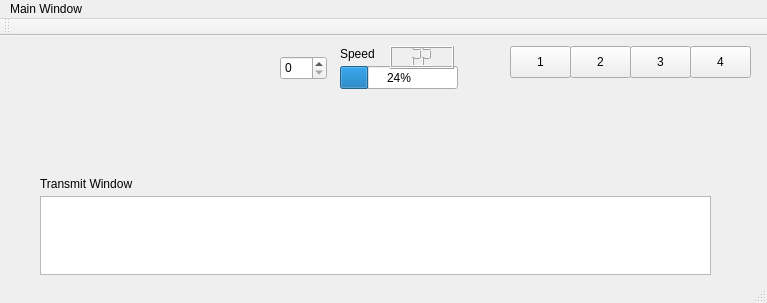
<?xml version="1.0" encoding="UTF-8"?>
<ui version="4.0">
 <class>MainWindow</class>
 <widget class="QMainWindow" name="MainWindow">
  <property name="geometry">
   <rect>
    <x>0</x>
    <y>0</y>
    <width>767</width>
    <height>303</height>
   </rect>
  </property>
  <property name="windowTitle">
   <string>MainWindow</string>
  </property>
  <widget class="QWidget" name="centralWidget">
   <widget class="QPushButton" name="message_1">
    <property name="geometry">
     <rect>
      <x>510</x>
      <y>10</y>
      <width>61</width>
      <height>32</height>
     </rect>
    </property>
    <property name="text">
     <string>1</string>
    </property>
   </widget>
   <widget class="QPushButton" name="message_2">
    <property name="geometry">
     <rect>
      <x>570</x>
      <y>10</y>
      <width>61</width>
      <height>32</height>
     </rect>
    </property>
    <property name="text">
     <string>2</string>
    </property>
   </widget>
   <widget class="QPushButton" name="message_3">
    <property name="geometry">
     <rect>
      <x>630</x>
      <y>10</y>
      <width>61</width>
      <height>32</height>
     </rect>
    </property>
    <property name="text">
     <string>3</string>
    </property>
   </widget>
   <widget class="QPushButton" name="message_4">
    <property name="geometry">
     <rect>
      <x>690</x>
      <y>10</y>
      <width>61</width>
      <height>32</height>
     </rect>
    </property>
    <property name="text">
     <string>4</string>
    </property>
   </widget>
   <widget class="QPlainTextEdit" name="transmitWindow">
    <property name="geometry">
     <rect>
      <x>40</x>
      <y>160</y>
      <width>671</width>
      <height>79</height>
     </rect>
    </property>
   </widget>
   <widget class="QLabel" name="TransmitLabel">
    <property name="geometry">
     <rect>
      <x>40</x>
      <y>140</y>
      <width>181</width>
      <height>16</height>
     </rect>
    </property>
    <property name="text">
     <string>Transmit Window</string>
    </property>
   </widget>
   <widget class="QProgressBar" name="speedProgressBar">
    <property name="geometry">
     <rect>
      <x>340</x>
      <y>30</y>
      <width>118</width>
      <height>23</height>
     </rect>
    </property>
    <property name="value">
     <number>24</number>
    </property>
   </widget>
   <widget class="QLabel" name="speedLabel">
    <property name="geometry">
     <rect>
      <x>340</x>
      <y>10</y>
      <width>59</width>
      <height>16</height>
     </rect>
    </property>
    <property name="text">
     <string>Speed</string>
    </property>
   </widget>
   <widget class="QLCDNumber" name="lcdSpeed">
    <property name="geometry">
     <rect>
      <x>390</x>
      <y>10</y>
      <width>64</width>
      <height>23</height>
     </rect>
    </property>
    <property name="smallDecimalPoint">
     <bool>false</bool>
    </property>
    <property name="digitCount">
     <number>2</number>
    </property>
    <property name="value" stdset="0">
     <double>22.000000000000000</double>
    </property>
   </widget>
   <widget class="QSpinBox" name="spinBoxSpeed">
    <property name="geometry">
     <rect>
      <x>280</x>
      <y>20</y>
      <width>47</width>
      <height>24</height>
     </rect>
    </property>
   </widget>
  </widget>
  <widget class="QMenuBar" name="menuBar">
   <property name="geometry">
    <rect>
     <x>0</x>
     <y>0</y>
     <width>767</width>
     <height>22</height>
    </rect>
   </property>
   <widget class="QMenu" name="menuMain_Window">
    <property name="title">
     <string>Main Window</string>
    </property>
   </widget>
   <addaction name="menuMain_Window"/>
  </widget>
  <widget class="QToolBar" name="mainToolBar">
   <attribute name="toolBarArea">
    <enum>TopToolBarArea</enum>
   </attribute>
   <attribute name="toolBarBreak">
    <bool>false</bool>
   </attribute>
  </widget>
  <widget class="QStatusBar" name="statusBar"/>
 </widget>
 <layoutdefault spacing="6" margin="11"/>
 <resources/>
 <connections/>
</ui>
